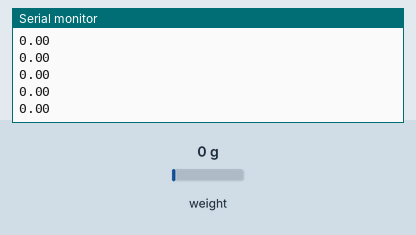
Simulated run of this sketch. Board: Arduino Uno, built with avr-gcc and run on an emulated ATmega328P. Parts: the last lines printed to the serial monitor. The inputs (shaded band) are chosen by the test bench; at power-on: weight on the scale 0 g.

Above: at 3.2 s.
3.3 s: weight on the scale set to 100 g
At 3.46 s:
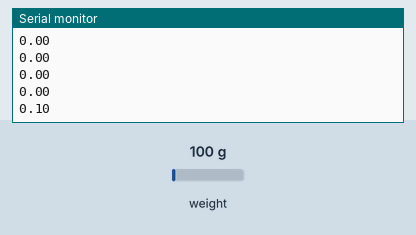
4.8 s: weight on the scale set to 1250 g
At 4.86 s:
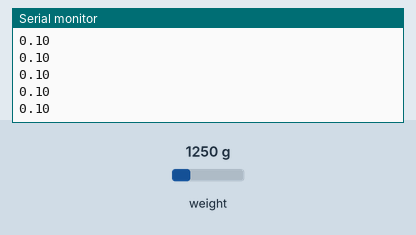
Timing chart, 0 to 7.8 s (numbered marks = the images above; inputs shaded):
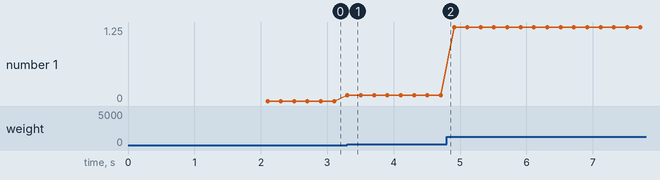

Measured:
- after the input at 3.3 s, the serial monitor: prints a new line at once (image 1)
- plotted number 1: 0 → 0.1 after the input at 3.3 s, 0.1 → 1.25 after the input at 4.8 s

The sketch:

MalhaAberta.ino
```cpp
#include <HX711.h>                            //scale library

#define PIN_DT 3                             //config the pins to module HX711
#define PIN_SCK 2
#define wait 100                              //variable of waiting
#define calibration_factor -340000            //definition of calibration factor
                                              //calibration_factor = -340000 -> container with 5L
                                              //calibration_factor = -354000 -> container with 2,5L
HX711 scale;                                  //object scale from HX711 library

float reading_average = 0;                    //variable to average the reading values
float weight = 0;                             //variable to weight

void setup ()
{
  Serial.begin(9600);                         //init serial communication
  scale.begin (PIN_DT, PIN_SCK);              //init and define the DT and SCK pins on the object scale
  reading_average = scale.read_average();     //average reading values without weight
  scale.tare();                               //zero the scale
}

void loop ()
{
  scale.set_scale(calibration_factor);        //adjust the scale to calibration factor
  if (scale.is_ready())                       //make sure the module is ready to take readings
  {
    weight = scale.get_units();               //weight measured
    Serial.print(weight);                     //return the weight measured in Kg with 2 decimal places
    Serial.println();
  }
  delay(wait);                                 //delay
}
```
